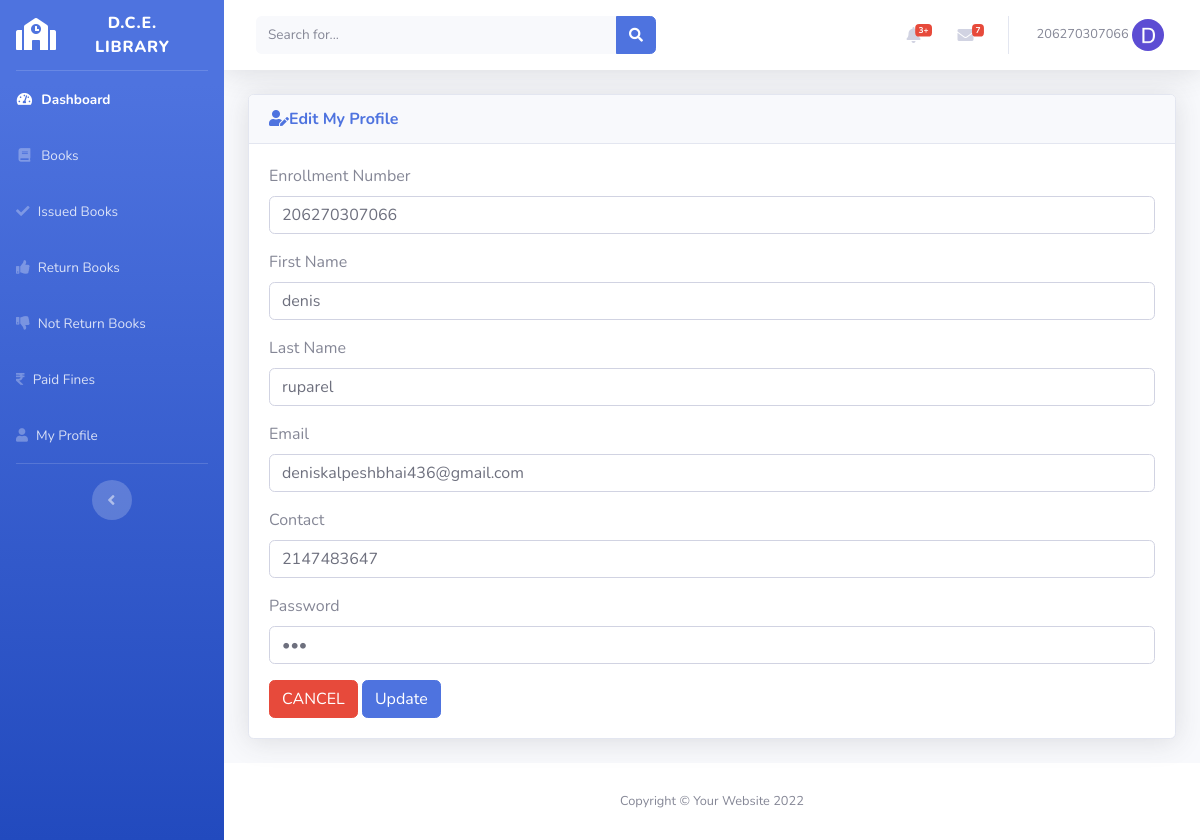
Before: /modify_user_profile.php (signed in) with the older database file.
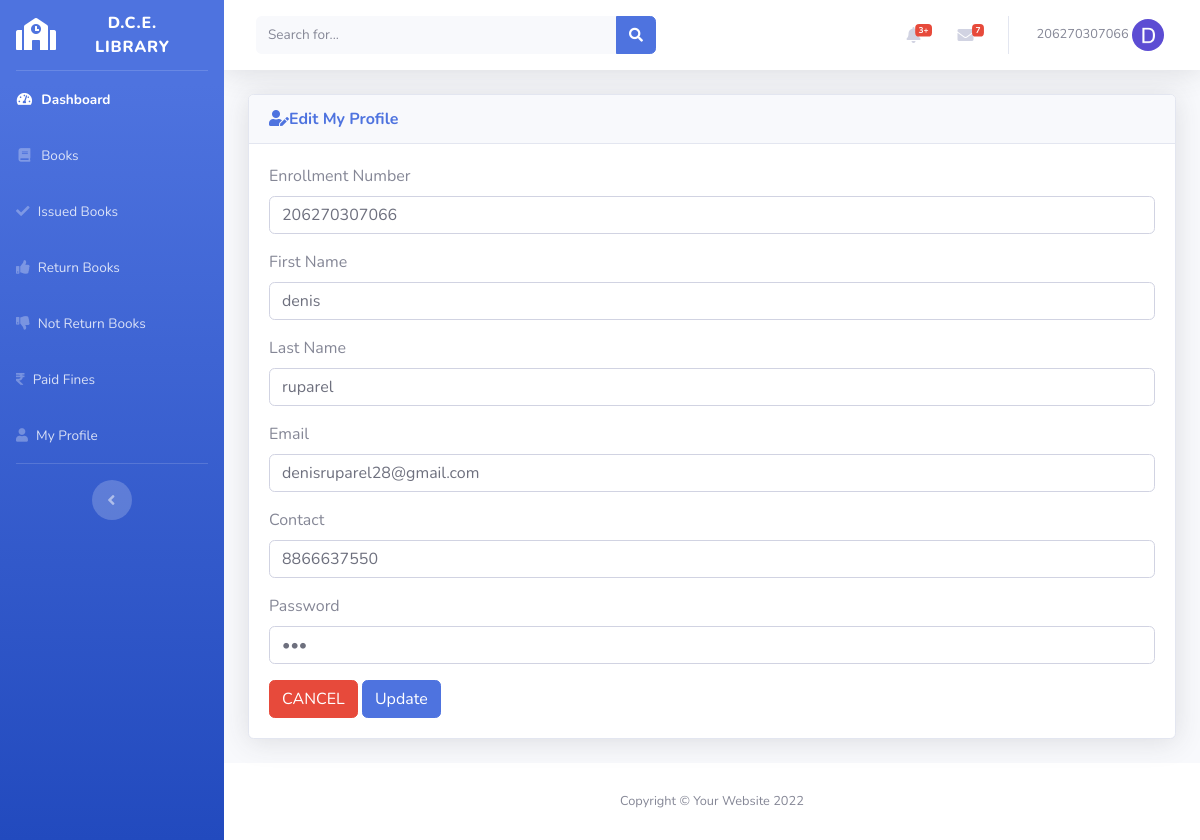
After: the same page with the newer database file.
### tables this page shows
CREATE TABLE IF NOT EXISTS `register` (
  `enrollment_number` bigint NOT NULL,
  `first_name` varchar(30) NOT NULL,
  `last_name` varchar(30) NOT NULL,
  `email` varchar(30) NOT NULL,
  `contact` bigint NOT NULL,
  `password` varchar(15) NOT NULL,
  `activation` varchar(100) NOT NULL,
  `user_avatar` varchar(100) NOT NULL,
  `date` datetime NOT NULL DEFAULT CURRENT_TIMESTAMP,
  PRIMARY KEY (`enrollment_number`)
);

### modify_user_profile.php (the view, shortened to what this page needs)
<?php
include('includes/header.php');
include('includes/navbar.php');
include('security.php');
?>
<div class="container-fluid">
    <div class="card shadow mb-4">
        <div class="card-header text-primary font-weight-bold">
            <i class="fas fa-user-edit text-primary"></i>Edit My Profile
        </div>
        <div class="card-body">
        <?php
                $query = "SELECT * FROM register WHERE enrollment_number='".$_SESSION['user_name']."' ";
                $query_run = mysqli_query($connection, $query);
                foreach($query_run as $row){
                            ?>
                        <form action="modify_user_profile.php" method="POST" autocomplete="">
                            <div class="form-group">
                                <label>Enrollment Number</label>
                                <input type="number" name="edit_enrollment_number" value="<?php echo $row['enrollment_number'];?>" class="form-control" placeholder="Enter Enrollment Number">
                            </div>
                            <div class="form-group">
                                <label>First Name</label>
                                <input type="text" name="edit_first_name" value="<?php echo $row['first_name']; ?>" class="form-control" placeholder="Enter First Name">
                            </div>
                            <div class="form-group">
                                <label>Last Name</label>
                                <input type="text" name="edit_last_name" value="<?php echo $row['last_name']; ?>" class="form-control" placeholder="Enter Last Name">
                            </div>
                            <div class="form-group">
                                <label>Email</label>
                                <input type="email" name="edit_email" value="<?php echo $row['email']; ?>" class="form-control" placeholder="Enter Email">
                            </div>
                            <div class="form-group">
                                <label>Contact</label>
                                <input type="tel" name="edit_contact" value="<?php echo $row['contact']; ?>" class="form-control" placeholder="Enter Contact" >
                            </div>
                            <div class="form-group">
                                <label>Password</label>
                                <input type="password" name="edit_password" value="<?php echo $row['password']; ?>" class="form-control" placeholder="Enter Password">
                            </div>
                                <a href="index.php" class="btn btn-danger"> CANCEL </a>
                                <button type="submit" name="updatebtn" class="btn btn-primary"> Update </button>
                            </form>
                            <?php
                        }
        ?>
        </div>
    </div>
</div>
</div>
<?php
include('includes/footer.php');
?>

### profile_pic.php (shortened to what this page needs)
<?php
function Get_user_avatar($eno_login, $connection){
    $query = "SELECT user_avatar FROM register WHERE enrollment_number = '".$eno_login."'";
    $result = mysqli_query($connection, $query);
    while($row = mysqli_fetch_assoc($result)){
        echo '<img src="'.$row["user_avatar"].'" width="75" class="img-profile rounded-circle" />';
    }
}
?>

Changed rows visible on the page:
changed register "denis": edit_email "deniskalpeshbhai436@gmail.com" → "denisruparel28@gmail.com"; edit_contact "2147483647" → "8866637550"
